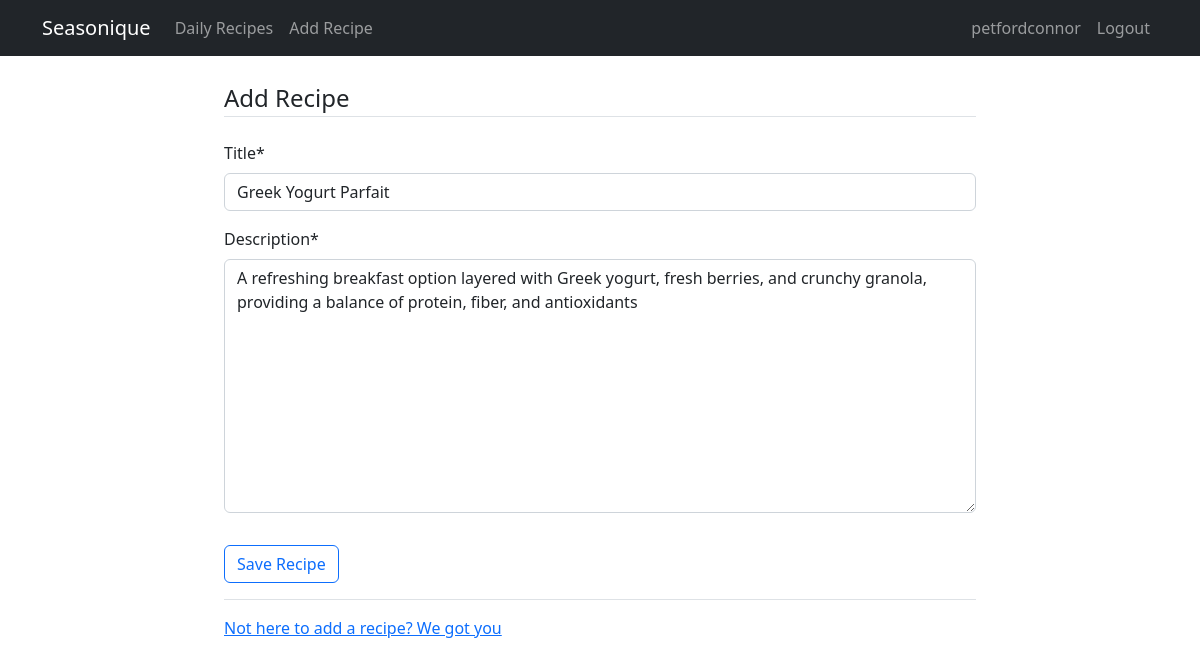
Screenshot of /recipes/2/update (signed in) with the database file from the repository.
### recipes/models.py (models this page shows, shortened)
class Recipe(models.Model):
  title = models.CharField(max_length=100)
  description = models.TextField()
  author = models.ForeignKey(User, on_delete=models.CASCADE)
  created_at = models.DateTimeField(auto_now_add=True)
  updated_at = models.DateTimeField(auto_now=True)

### recipes/views.py (the view, shortened to what this page needs)
# urls.py: path('recipes/<int:pk>/update', views.RecipeUpdateView.as_view(), name="recipes-update"),
class RecipeUpdateView(LoginRequiredMixin, UserPassesTestMixin, UpdateView):
    model = models.Recipe
    fields = ['title', 'description']
    def test_func(self):
        recipe = self.get_object()
        return self.request.user == recipe.author

### recipes/templates/recipes/recipe_form.html (shortened to what this page needs)
{% extends 'recipes/base.html' %}
{% load crispy_forms_tags %}
    {% block content %}
    <div class="container">
        <form method="post">
            <fieldset class="form-group">
                <legend class="border-bottom mb-4">Add Recipe</legend>
                {{ form|crispy }}
            </fieldset>
            <div class="form-group py-3">
                <input class="btn btn-outline-primary" type="submit" value="Save Recipe">
            </div>
        </form>
        <div class="border-top pt-3">
            <a href="{% url 'recipes-home' %}">Not here to add a recipe? We got you</a>
        </div>
    </div>
    {% endblock content %}

### recipes/templates/recipes/base.html (shortened to what this page needs)
<!DOCTYPE html>
<html lang="en">
<head>
    <link href="https://cdn.jsdelivr.net/npm/bootstrap@5.2.0-beta1/dist/css/bootstrap.min.css"
    rel="stylesheet"
/>
</head>
</head>
<body>
        <nav class="navbar navbar-expand-lg navbar-dark bg-dark">
      <div class="container">
        <a class="navbar-brand" href="{% url 'recipes-home' %}">Seasonique</a>
        <div class="collapse navbar-collapse" id="navbarNav">
          <ul class="navbar-nav">
            <li class="nav-item">
              <a class="nav-link" aria-current="page" href="{% url 'recipes-mainrecipes' %}">Daily Recipes</a>
            </li>
            <li class="nav-item">
              <a class="nav-link" aria-current="page" href="{% url 'recipes-create' %}">Add Recipe</a>
            </li>
          </ul>
        </div>
        <div class="navbar-nav">
          {% if user.is_authenticated %}
          <a class="nav-item nav-link" href="{% url 'user-profile' %}">{{user.username}}</a>
          <a class="nav-item nav-link" href="{% url 'user-logout' %}">Logout</a>
          {% else %}
          <a class="nav-item nav-link" href="{% url 'user-login' %}">Login</a>
          <a class="nav-item nav-link" href="{% url 'user-register' %}">Register</a>
          {% endif %}
        </div>
      </div>
    </nav>
    <div class="container mt-4 col-8">
        {% block content %} {% endblock %}
    </div>
</body>
</html>

### rows the page displays
Recipe: title "Greek Yogurt Parfait", description "A refreshing breakfast option layered with Greek yogurt, fresh berries, and crunchy granola, providing a balance of protein, fiber, and antioxidants"

### other values shown
{{ user.username }} "petfordconnor"
